Frame 1 (no input): blank canvas, image omitted
Frame 60 (no input): blank canvas, image omitted
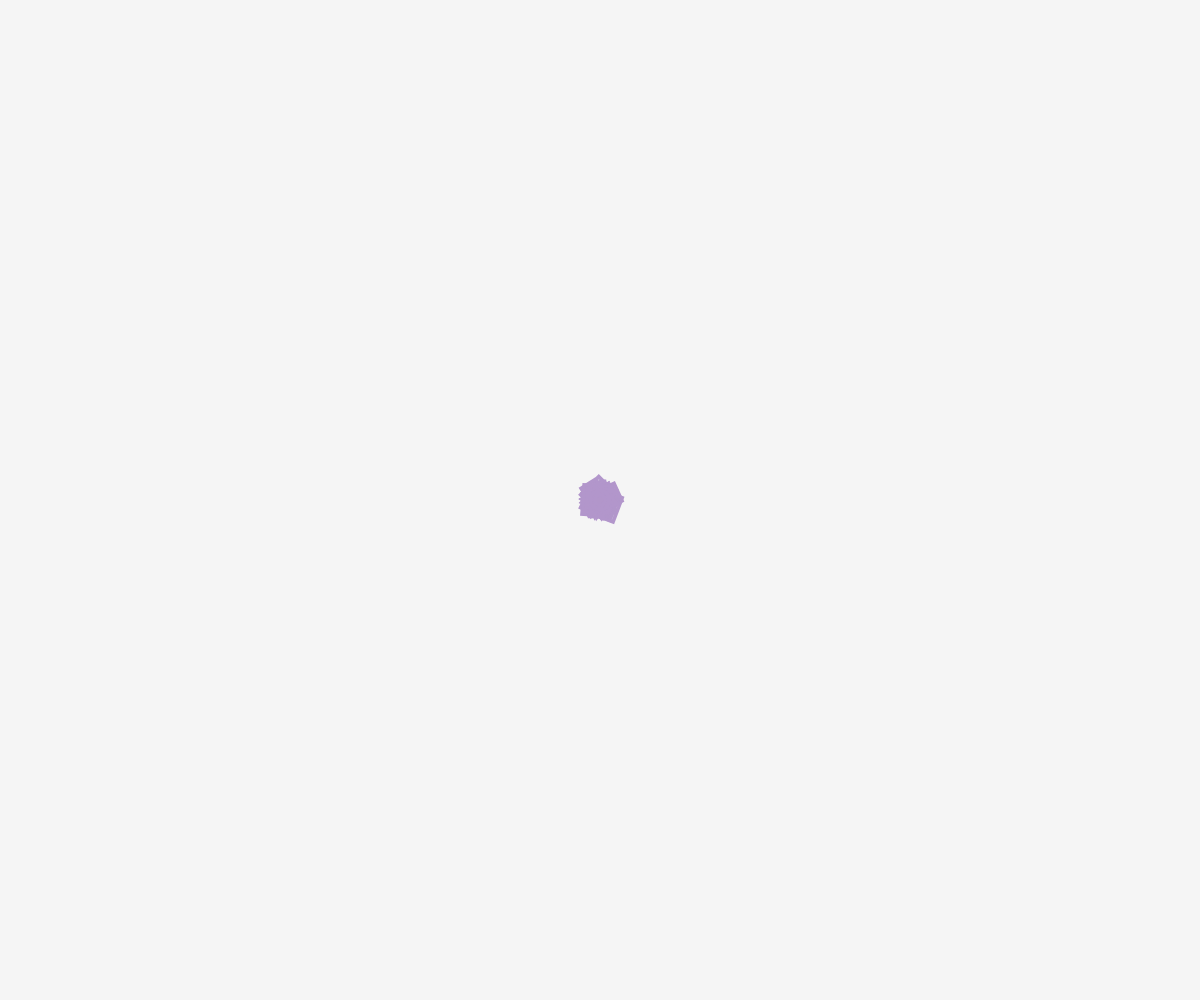
Frame 120 (the mouse pressed at the canvas centre since frame 60)

The p5.js sketch whose frames 1 and 60 were blank and that drew this single picture after the mouse press (run headless with seeded random() and noise() and a simulated clock; from frame 60 on, the mouse is pressed at the canvas centre):

// p5.js sketch
// ── sketch.js
//Aleksandr Markov

let c1, c2;

function setup() {
  createCanvas(windowWidth, windowHeight);
  background(245);

  c1 = color(255, 100, 150);
  c2 = color(100, 200, 255);
}

function windowResized() {
  resizeCanvas(windowWidth, windowHeight);
}


function mousePressed() {

}

function draw() {
  if (mouseIsPressed) {
    let t = map(mouseY, 0, height, 0, 1);
    let confettiColor = lerpColor(c1, c2, t);
    let w = map(mouseX, 0, width, 1, 6);

    stroke(confettiColor);
    strokeWeight(w);
    fill(
      red(confettiColor),
      green(confettiColor),
      blue(confettiColor),
      180
    );

    push();
    translate(mouseX, mouseY);
    rotate(random(TWO_PI));

    let choice = int(random(3));

    if (choice === 0) {
      ellipse(0, 0, random(10, 30));
    } else if (choice === 1) {
      rect(-10, -10, random(15, 30), random(15, 30));
    } else {
      triangle(
        -15, 10,
         15, 10,
          0, -15
      );
    }

    pop();
  }
}
